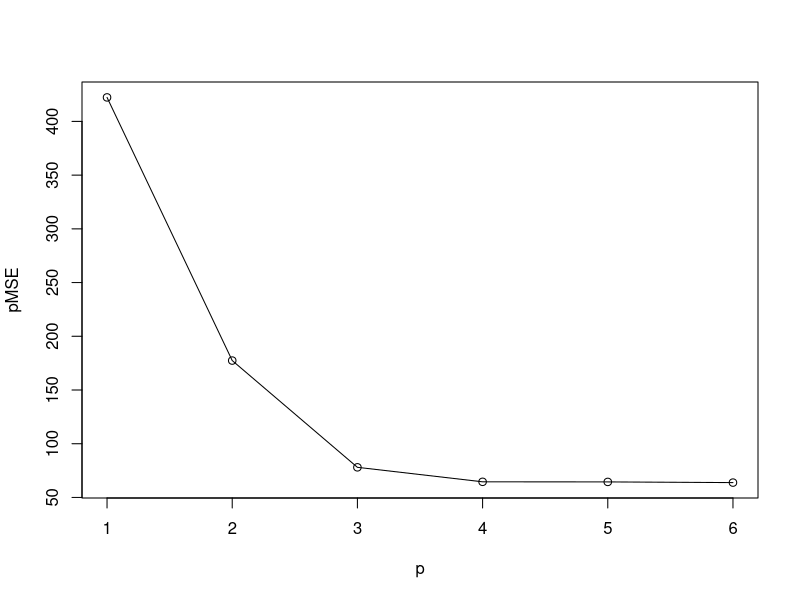

Write the R code that produced this figure.
# Load the data
howell <- read.table("Howell.txt")
# Includes height (cm), weight (kg), age (years) and gender (1 for male, 0 otherwise)
attach(howell)
N <- nrow(howell) # Number of subjects

set.seed(123)

# i) pMSE for polynomial regression with response height and covariate age, p=1:6
D <- howell[c("height", "age")]
n <- floor(0.7 * N)
trainIndices <- sample.int(N, n)
Dtrain <- D[trainIndices,]; Dtest <- D[-trainIndices,]

p <- 1:6
pMSE <- lapply(p, function(p) {
	# Fit yTrain using a polynomial of order p based on xTrain
	m <- lm(height ~ poly(age, p, raw = TRUE), data = Dtrain)
	# Make predictions based on xTest covariates
	pMSE <- mean((Dtest[["height"]] - predict(m, Dtest["age"]))^2)
})
plot(p, pMSE, type = "o")
